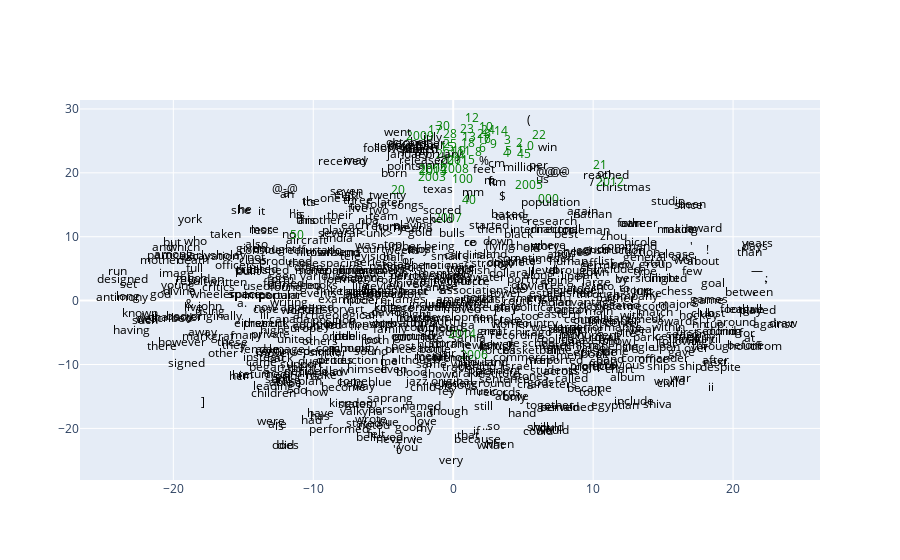

The cell this chart's notebook holds for it:
### Code cell
numeric = embeddings_df_tsne.index.str.isnumeric()
color = np.where(numeric, "green", "black")
fig = go.Figure()

fig.add_trace(
    go.Scatter(
        x=embeddings_df_tsne[0],
        y=embeddings_df_tsne[1],
        mode="text",
        text=embeddings_df_tsne.index,
        textposition="middle center",
        textfont=dict(color=color),
    )
)
# fig.write_html("word2vec_visualization.html")
fig

### Figure 1 — Plotly figure (JSON) as saved in the notebook; plotly's stock layout.template omitted (floating-point values rounded to 4 significant figures; data arrays with more than 128 entries replaced by an {"elided": "..."} marker saying what was removed)
{"data": [{"mode": "text", "text": {"elided": "721 str values"}, "textfont": {"color": {"elided": "721 str values"}}, "textposition": "middle center", "type": "scatter", "x": {"elided": "721 float values"}, "y": {"elided": "721 float values"}}], "layout": {}}
